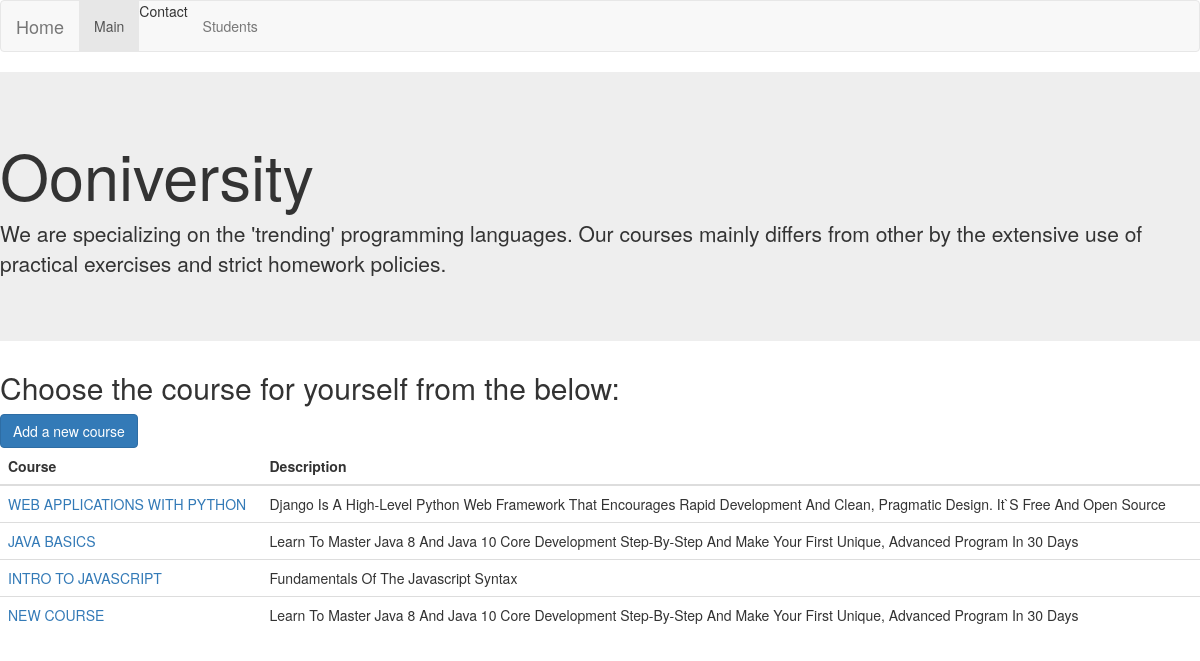
Before: /courses/ with the older database file.
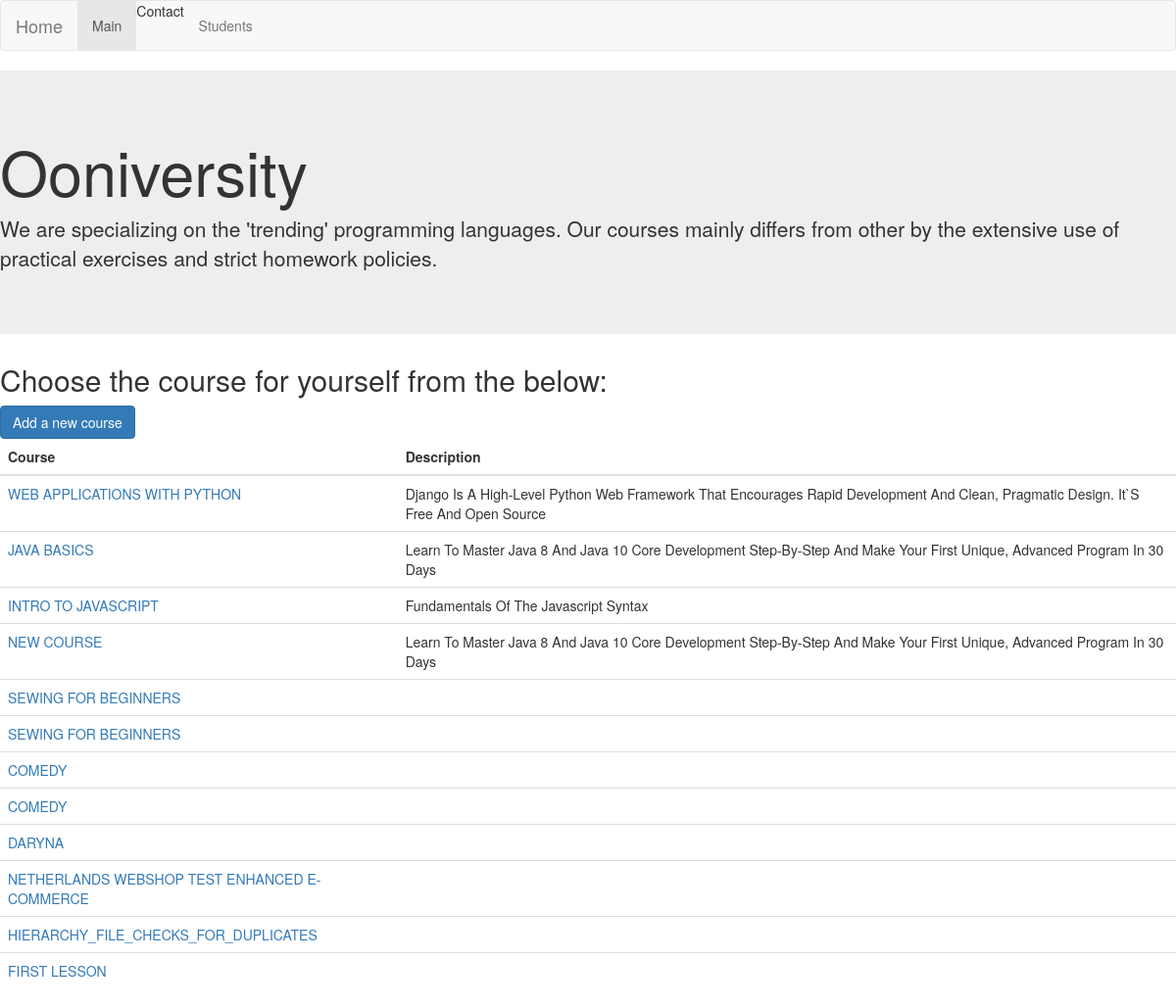
After: the same page with the newer database file.
### courses/models.py (models this page shows, shortened)
class Course(models.Model):
    name = models.CharField(max_length = 100)
    short_description = models.CharField(max_length = 220)
    description = models.TextField()
    coach = models.ForeignKey(Coach, blank=True, null=True, related_name='coach_courses', on_delete = models.CASCADE)
    assistant = models.ForeignKey(Coach, blank=True, null=True, related_name = 'assistant_courses', on_delete=models.CASCADE)

### courses/views.py (the view)
class HomeView(generic.ListView):
    context_object_name = 'all_courses_list'
    template_name = 'courses/course_list.html'
    def get_queryset(self):
        return Course.objects.all()

### courses/templates/courses/course_list.html (shortened to what this page needs)
{% extends "base.html" %}
{% block nav_class_courses_list %}active{% endblock %}
{% block main_content %}
{% include "inc_university_desc.html" %}
<h2>Choose the course for yourself from the below:</h2>
<button type="button" class="btn btn-primary"><a href="add.html" style="color:inherit">
    Add a new course</a></button>
<table class="table">
  <thead>
    <tr>
      <th scope="col">Course</th>
      <th scope="col">Description</th>
    </tr>
  </thead>
  <tbody>
  {% for course in all_courses_list %}
    <tr>
      <td><a href="{% url 'courses:detail' course.id %}">{{ course.name|upper }}</a></td>
      <td>{{ course.short_description|title }}</td>
    </tr>
  {% endfor %}
  </tbody>
</table>
{% endblock main_content %}

### templates/base.html (shortened to what this page needs)
<!DOCTYPE html>
<html lang="en">
  <head>
  <!--   {% load staticfiles %}
    <link href= -->
    {% load static %}
    <link rel="stylesheet" href="{% static 'css/bootstrap.css' %}">
  </head>
<body>
    <nav class="navbar navbar-default navbar-bright">
      <div class="container-fluid">
        <div class="navbar-header">
          <a class="navbar-brand home-tab menu-buttons" href="{% url 'courses:course_list' %}">Home</a>
        </div>
        <div class="collapse navbar-collapse" id="bs-example-navbar-collapse-1">
          <ul class="nav navbar-nav">
            <li class="{% block nav_class_courses_list %}{% endblock %}"><a href="{% url 'courses:course_list' %}">Main</a></li>
            <li class="{% block nav_class_contacts %}{% endblock %}">Contact</a></li>
            <li class="{% block nav_class_students_list %}{% endblock %}"><a href="{% url 'students:student_list' %}">Students</a></li>
        </div>
       </div>
    </nav>
    {% block main_content %}
    {% endblock main_content %}
</body>

### templates/inc_university_desc.html
<div class="jumbotron">
  <h1 class="display-4">Ooniversity</h1>
  <p class="lead">We are specializing on the 'trending' programming languages. Our courses mainly differs from other by the extensive use of practical exercises and strict homework policies.</p>
</div>

Changed rows visible on the page:
added Course: name "SEWING FOR BEGINNERS"
added Course: name "SEWING FOR BEGINNERS"
added Course: name "COMEDY"
added Course: name "COMEDY"
added Course: name "DARYNA"
added Course: name "NETHERLANDS WEBSHOP TEST ENHANCED E-COMMERCE"
added Course: name "HIERARCHY_FILE_CHECKS_FOR_DUPLICATES"
added Course: name "FIRST LESSON"
